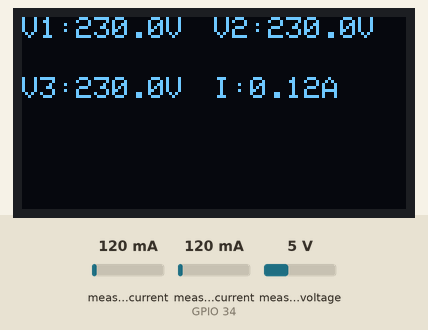
The sketch below on a simulated ESP32. Parts: 128×64 one-colour display. The test bench sets the inputs (shaded band); at power-on: measured current (sensor on GPIO 34) 120 mA, measured voltage 5 V, measured current 120 mA. What the sketch prints to the serial monitor is not drawn.

Above: at 5.8 s.
5.9 s: measured current (sensor on GPIO 34) set to 40 mA
At 6.8 s:
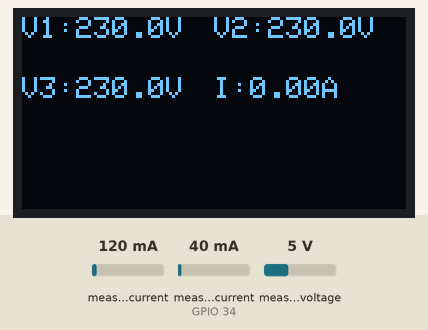
7.6 s: measured voltage set to 0.3 V
At 9.9 s:
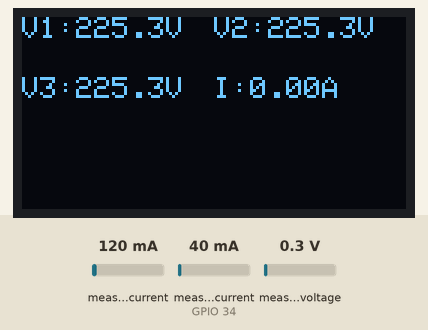
10.4 s: measured current (sensor on GPIO 34) set to 500 mA
12.3 s: measured voltage set to 3.8 V
At 14.2 s:
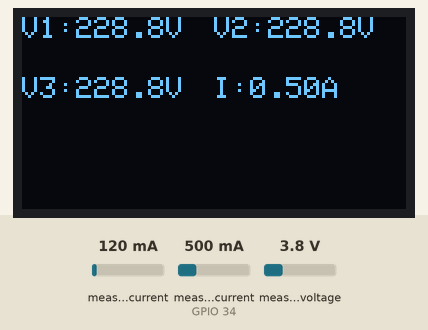
15.1 s: measured current (sensor on GPIO 34) set to 1000 mA
At 16.6 s:
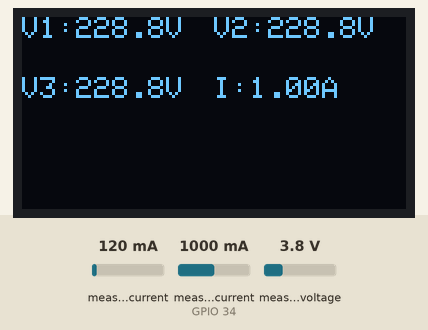
16.9 s: measured voltage set to 7.5 V
At 18.6 s:
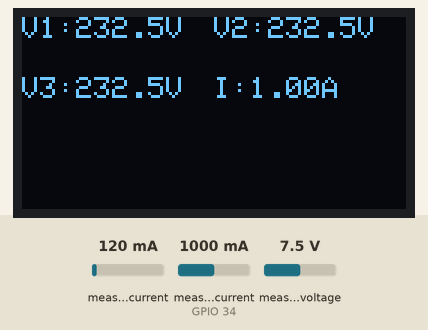
Timing chart, 0 to 20.1 s (numbered marks = the images above; inputs shaded):
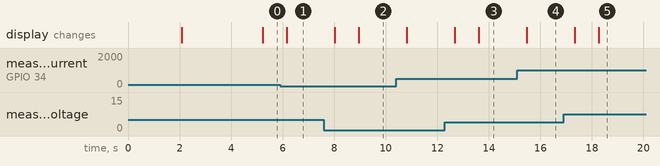

Measured:
- after the input at 5.9 s, the display: changes after 0.26 s (image 1)
- after the input at 7.6 s, the display: first changes after 0.42 s (image 2 shows a later state)
- after the input at 12.3 s, the display: first changes after 0.37 s (image 3 shows a later state)
- after the input at 15.1 s, the display: changes after 0.37 s (image 4)
- after the input at 16.9 s, the display: first changes after 0.43 s (image 5 shows a later state)

The sketch:

ESP32_1.0v.ino
```cpp
#include <Wire.h>
#include <Adafruit_GFX.h>
#include <Adafruit_SSD1306.h>
#include "EmonLib.h"

// ==============================
// OLED SETTINGS
// ==============================
#define SCREEN_WIDTH 128
#define SCREEN_HEIGHT 64
#define OLED_RESET -1

Adafruit_SSD1306 display(SCREEN_WIDTH, SCREEN_HEIGHT, &Wire, OLED_RESET);

// ==============================
// ENERGY MONITOR OBJECTS
// ==============================
EnergyMonitor emonV1;
EnergyMonitor emonV2;
EnergyMonitor emonV3;
EnergyMonitor emonCurrent;

void setup()
{
  Serial.begin(115200);

  // Faster I2C for OLED
  Wire.begin();
  Wire.setClock(400000);

  // OLED init
  if (!display.begin(SSD1306_SWITCHCAPVCC, 0x3C)) {
    Serial.println(F("SSD1306 failed"));
    while (1);
  }

  // Startup screen
  display.clearDisplay();
  display.setTextSize(2);
  display.setTextColor(SSD1306_WHITE);
  display.setCursor(15, 20);
  display.println("TEST");
  display.display();

  delay(2000);

  // ==============================
  // VOLTAGE SENSORS
  // ==============================

  // V1 -> GPIO 33
  emonV1.voltage(32, 57.52, 1.7);

  // V2 -> GPIO 32 (calibrated)
  emonV2.voltage(34, 63.15, 1.7);

  // V3 -> GPIO 35 (calibrated)
  emonV3.voltage(35, 60.20, 1.7);

  // ==============================
  // CURRENT SENSOR
  // ==============================

  // Current sensor -> GPIO 34
  emonCurrent.current(34, 7.09);

  // Warmup cycles
  display.clearDisplay();
  display.setTextSize(1);
  display.setCursor(10, 25);
  display.println("Please wait...");
  display.display();

  for (int i = 0; i < 3; i++) {
    emonV1.calcVI(20, 1000);
    emonV2.calcVI(20, 1000);
    emonV3.calcVI(20, 1000);
    delay(200);
  }
}

void loop()
{
  // ==============================
  // READ VOLTAGES
  // ==============================

  emonV1.calcVI(20, 1000);
  float voltage1 = emonV1.Vrms;

  emonV2.calcVI(20, 1000);
  float voltage2 = emonV2.Vrms;

  emonV3.calcVI(20, 1000);
  float voltage3 = emonV3.Vrms;

  // ==============================
  // READ CURRENT
  // ==============================

  double Irms = emonCurrent.calcIrms(800);

  // Ignore small noise currents
  if (Irms < 0.1) {
    Irms = 0;
  }

  // Ignore invalid voltage readings
  if (voltage1 < 80) voltage1 = 0;
  if (voltage2 < 80) voltage2 = 0;
  if (voltage3 < 80) voltage3 = 0;

  // ==============================
  // SERIAL MONITOR
  // ==============================

  Serial.print("V1(GPIO33): ");
  Serial.print(voltage1, 1);
  Serial.println(" V");

  Serial.print("V2(GPIO32): ");
  Serial.print(voltage2, 1);
  Serial.println(" V");

  Serial.print("V3(GPIO35): ");
  Serial.print(voltage3, 1);
  Serial.println(" V");

  Serial.print("Current(GPIO34): ");
  Serial.print(Irms, 2);
  Serial.println(" A");

  Serial.println("---------------------------");

  // ==============================
  // OLED DISPLAY
  // ==============================

  display.clearDisplay();

  display.setTextSize(1);

  display.setCursor(0, 0);
  display.print("V1:");
  display.print(voltage1, 1);
  display.print("V");

  display.setCursor(64, 0);
  display.print("V2:");
  display.print(voltage2, 1);
  display.print("V");

  display.setCursor(0, 20);
  display.print("V3:");
  display.print(voltage3, 1);
  display.print("V");

  display.setCursor(64, 20);
  display.print("I:");
  display.print(Irms, 2);
  display.print("A");

  display.display();

  // Faster refresh
  delay(200);
}
```
